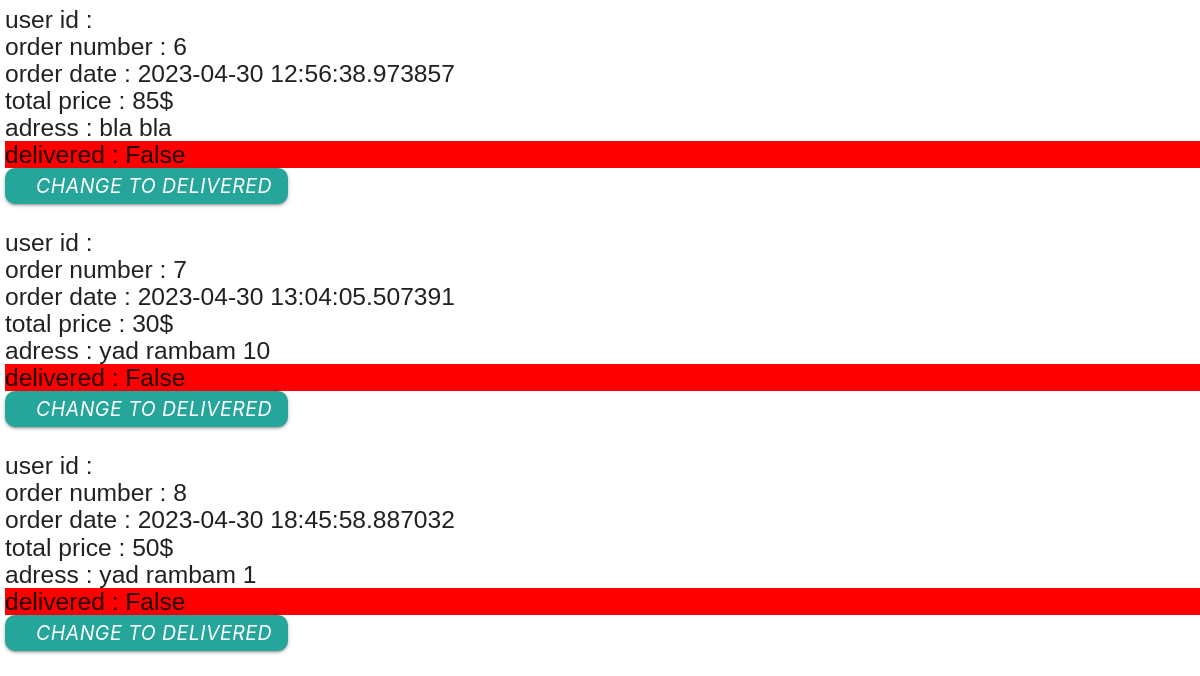
/orders_manage (signed in, lower part), run on an earlier commit of the app's database.
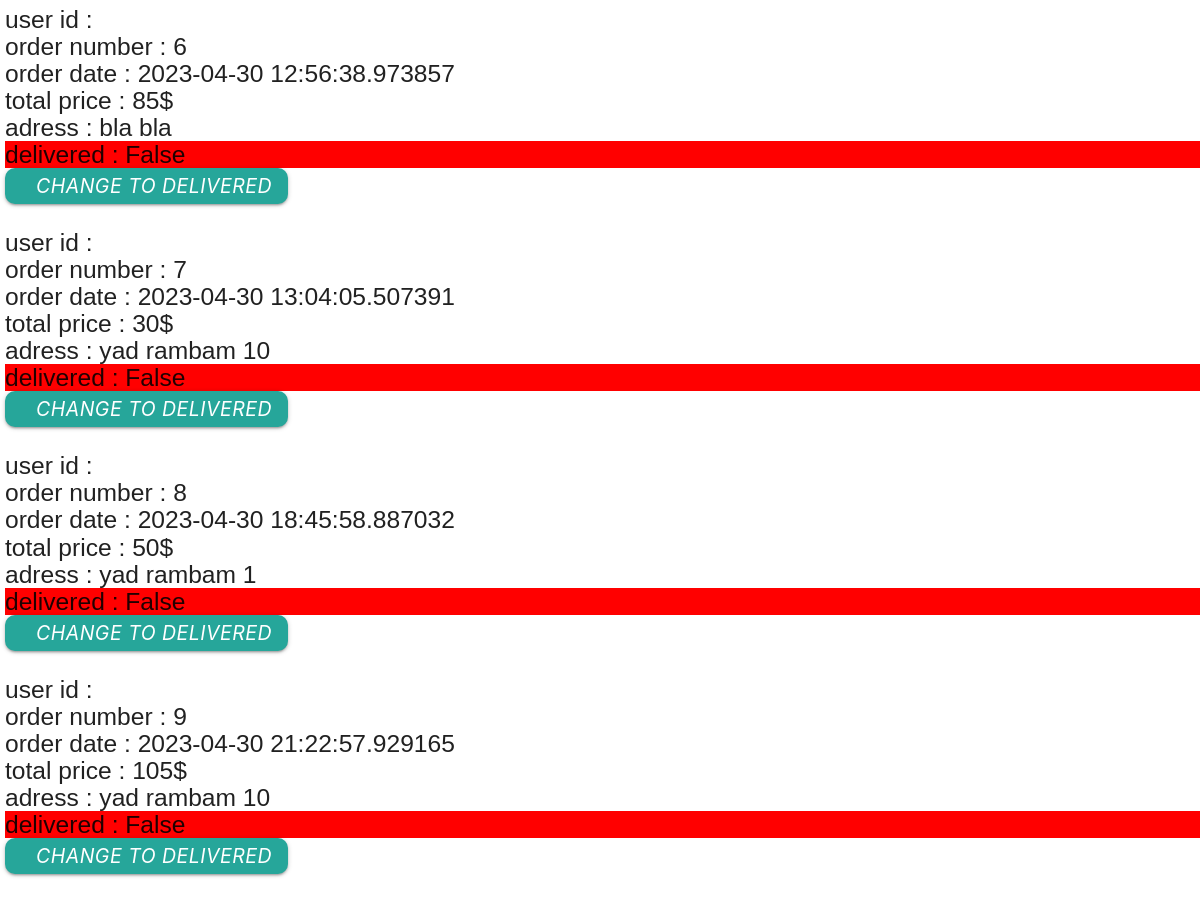
And on a later commit of the database.
### models/delivery.py (models this page shows)
class Delivery(db.Model):
    id = db.Column(db.Integer,primary_key=True)
    is_delivered = db.Column(db.String(200),nullable=False)
    adress = db.Column(db.String(200),nullable=False)
    comment = db.Column(db.String(200),nullable=False)
    created = db.Column(db.DateTime)
    total_price = db.Column(db.Integer,nullable=False)
    cart_id = db.Column(db.Integer,db.ForeignKey('cart.id'))
    user_id = db.Column(db.Integer,db.ForeignKey('user.id'))

### routes/staff.py (the view)
@staff_bp.route('/orders_manage')
def orders_manage():
     if auth():
        if is_staff_auth():
            delivery = Delivery.query.all()
            return render_template('staff/orders_manage.html',delivery=delivery)
        else:
             return redirect('/categories')
     else:
          return redirect('/')

### utils.py (called while the page is built)
def auth():
    username= request.cookies.get('username')
    user = User.query.filter_by(username=username).first()
    if user!= None:
        return True
    else:
        return False

def is_staff_auth():
    username= request.cookies.get('username')
    user = User.query.filter_by(username=username).first()
    if user.is_staff == 'True':
        return True
    else:
        return False

### templates/staff/orders_manage.html (shortened to what this page needs)
{%extends 'layout.html'%} {%block content%}
<h5  style="margin-left: 5px;font-family: 'Franklin Gothic Medium', 'Arial Narrow', Arial, sans-serif; margin-bottom: 15px  ;">
    {%for delivery in delivery%}
    <div style="margin-bottom:25px ;">
    <div>user id  : {{delivery.cart.user_id}}</div>
  <div>order number : {{delivery.id}}</div>
  <div>order date : {{delivery.created}}</div>
  <div>total price  : {{delivery.total_price}}$</div>
  <div>adress : {{delivery.adress}}</div>
  {% if delivery.is_delivered == "True": %}
  <div style="background-color: rgb(4, 164, 12);"> delivered : {{delivery.is_delivered}}</div>
	{% else %}
  <div style="background-color: red;"> delivered : {{delivery.is_delivered}}</div>
  <a href="{{url_for('staff.change_to_delivered',id=delivery.id)}}"><button
          class="btn waves-effect waves-light"
          type="submit"
          name="action"
          style="border-radius: 10px;"
        >
          <i class="material-icons right">change to delivered</i>
        </button> </a>
	{% endif %}
</div>
  {%endfor%}
  </h5>
  {%endblock%}

What changed in the data, as far as the page shows it:
added Delivery: id "9", created "2023-04-30 21:22:57.929165", total_price "105", adress "yad rambam 10", is_delivered "False"
